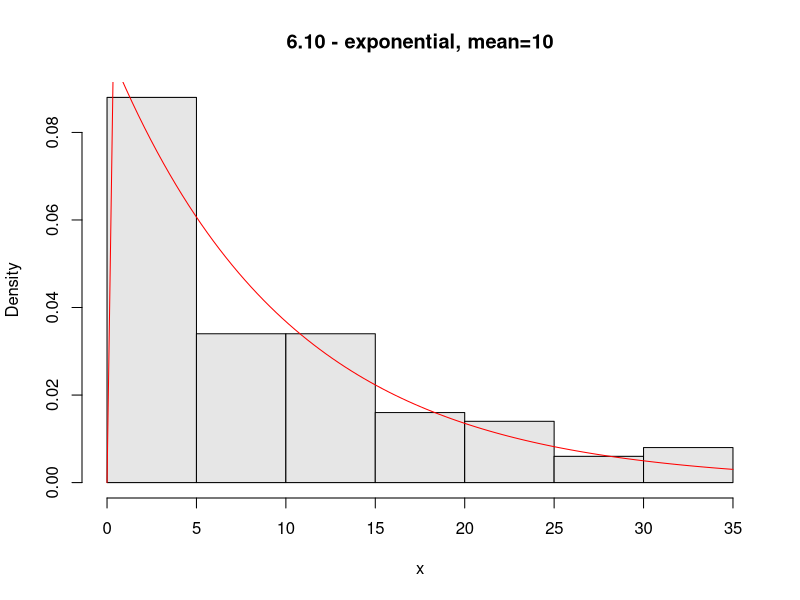

Generate this figure with R:
## Q 6.1
set.seed(6.1)
x <- runif(10, min=0, max=10)
x
# [1] 6.062683 9.376420 2.643521 3.800939 8.074834 9.780757 9.579337 7.627319
# [9] 5.096485 0.644768

min(x)
# [1] 0.644768

max(x)
# [1] 9.780757


## Q 6.2
set.seed(6.2)
x <- rnorm(10, mean=5, sd=5)
x
# [1]  6.348030  1.850073  9.343299 13.635978  5.120938  6.840126 -1.546021
# [8]  8.693110  5.224365 -0.241986

sum(x<0)
# [1] 2


## Q 6.3
set.seed(6.3)
m = 100
s = 10
x <- rnorm(100, mean=m, sd=s)

sum(x<m-2*s | x>m+2*s)
# [1] 5


## Q 6.4
set.seed(6.4)
n = 1
p = 0.5
x <- rbinom(50, n, p)

sum(x==1)
# [1] 30


## Q 6.5
#  ... assuming you mean a 6-sided die...
set.seed(6.5)
x <- sample(1:6, 100, replace=T)

sum(x==6)
# [1] 21


## Q 6.6
set.seed(6.6)
x <- sample(1:49, 6, replace=F)
x
# [1] 30 46 13 18 37 44

 min(x)
# [1] 13

max(x)
# [1] 46


## Q 6.7
#qnorm(0.05) 
qnorm(0.05, 0, 1) 
# [1] -1.644854


## Q 6.8
#  mean is 0, meaning this probability distribution
#  is symmetric about the y-axis.
#  for P(-z <= Z <= z) = 0.05...
#  => z where qnorm(0.5 + 0.025)
z <- qnorm(0.525)
z
# [1] 0.06270678

# pnorm(-z) = 0.5 - 0.025
pnorm(-1*z)
# [1] 0.475

# pnorm(z)  = 0.5 + 0.025
pnorm(z)
# [1] 0.525


## Q 6.9
pnorm(1.5, 0, 2, lower.tail=F)
# [1] 0.2266274


## 6.10
set.seed(6.10)
x <- rexp(100, 1/10)
hist(x, probability=T, col=gray(0.9), main="6.10 - exponential, mean=10")
curve(dexp(x, 1/10), col="red", add=T)
dev.copy(png, "images/6-10.png")
dev.off()

#  ... median?
median(x)
# [1] 5.709862


## 6.11
#  ... off the top of my head, it looks like rnorm(5, mean=0, sd=1:5)
#      will:
#      a. return 5 random numbers from a normal distribution centered about the Y-axis
#      b. with each random number coming from a normal distribution with sd set to 1-5
set.seed(6.11)
rnorm(5, mean=0, sd=1:5)
# [1]  0.2696060 -1.2599708  2.6059795  6.9087821  0.1209382


## 6.12
set.seed(6.12)
cards = paste(rep(c("A",2:10,"J","Q","K"),4),c("H","D","S","C"))
cards
# [1] "A H"  "2 D"  "3 S"  "4 C"  "5 H"  "6 D"  "7 S"  "8 C"  "9 H"  "10 D" "J S" 
# [12] "Q C"  "K H"  "A D"  "2 S"  "3 C"  "4 H"  "5 D"  "6 S"  "7 C"  "8 H"  "9 D" 
# [23] "10 S" "J C"  "Q H"  "K D"  "A S"  "2 C"  "3 H"  "4 D"  "5 S"  "6 C"  "7 H" 
# [34] "8 D"  "9 S"  "10 C" "J H"  "Q D"  "K S"  "A C"  "2 H"  "3 D"  "4 S"  "5 C" 
# [45] "6 H"  "7 D"  "8 S"  "9 C"  "10 H" "J D"  "Q S"  "K C" 

sample(cards, 5)
# [1] "6 C" "9 C" "A D" "6 S" "K S"
sample(cards, 5)
# [1] "Q S"  "10 H" "K S"  "Q H"  "4 C" 

#  ... it only took 2 tries before getting a pair of queens!
